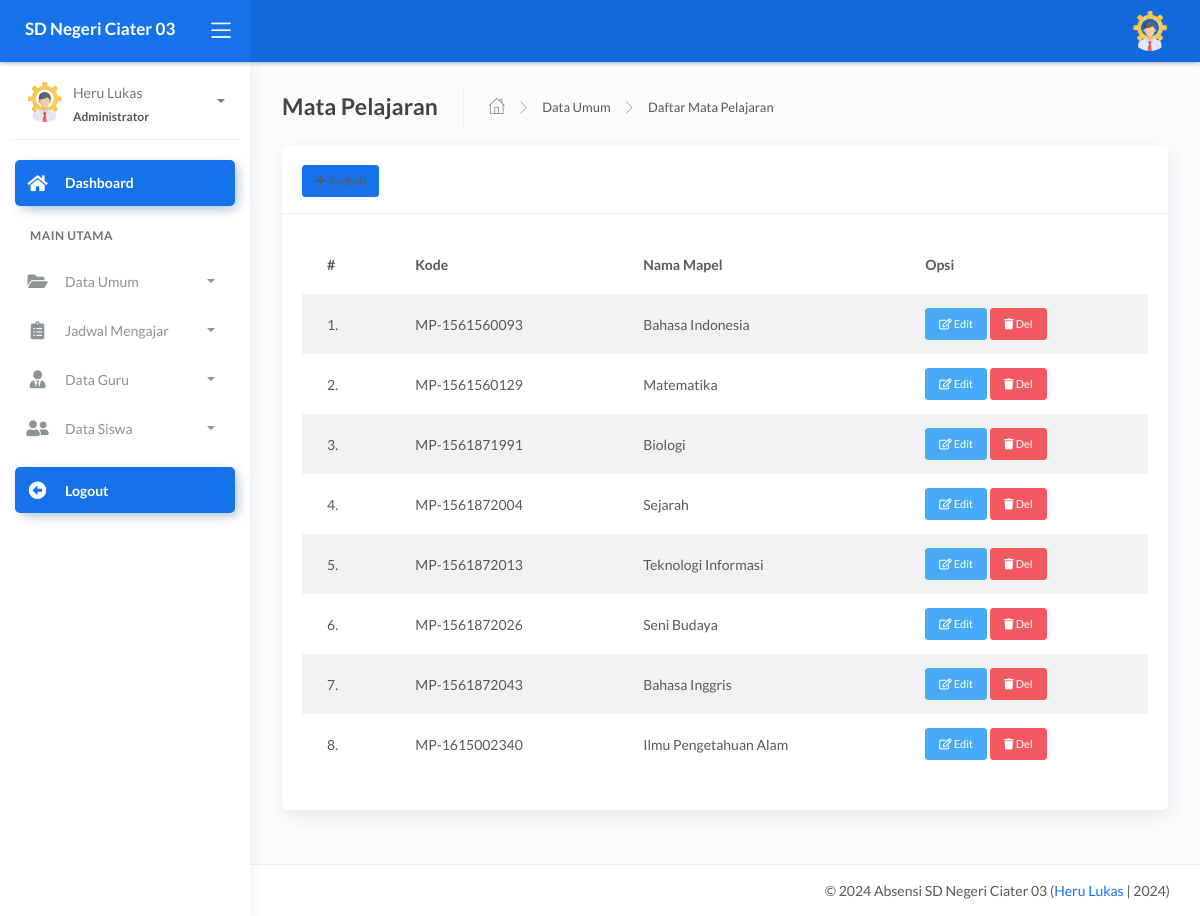
The page /admin/dashboard.php?page=master&act=mapel (signed in) on the database its author committed.
### tables this page shows
CREATE TABLE `tb_master_mapel` (
  `id_mapel` int(11) NOT NULL,
  `kode_mapel` varchar(40) NOT NULL,
  `mapel` varchar(60) NOT NULL
);

### admin/modul/master/mapel/data.php (the view, shortened to what this page needs)
<div class="page-inner">
          <div class="page-header">
            <h4 class="page-title">Mata Pelajaran</h4>
            <ul class="breadcrumbs">
              <li class="nav-home">
                <a href="#">
                  <i class="flaticon-home"></i>
                </a>
              </li>
              <li class="separator">
                <i class="flaticon-right-arrow"></i>
              </li>
              <li class="nav-item">
                <a href="#">Data Umum</a>
              </li>
              <li class="separator">
                <i class="flaticon-right-arrow"></i>
              </li>
              <li class="nav-item">
                <a href="#">Daftar Mata Pelajaran</a>
              </li>
            </ul>
          </div>
          <div class="row">
            <div class="col-md-12">
              <div class="card">
                <div class="card-header">
                  <div class="card-title">
                     <a href="" class="btn btn-primary btn-sm" data-toggle="modal" data-target="#myModal"><i class="fa fa-plus"></i> Tambah</a>
                  </div>
                </div>
                <div class="card-body">
                      <div class="table-responsive">
                 <table class="table table-hover table-striped">
                    <thead>
                        <tr>
                            <th>#</th>
                            <th>Kode</th>
                            <th>Nama Mapel</th>
                            <th>Opsi</th>
                        </tr>
                    </thead>
                    <tbody>
                        <?php
                        $no=1;
			$mapel = mysqli_query($con,"SELECT * FROM tb_master_mapel");
                        foreach ($mapel as $k) {?>
                        <tr>
                            <td><?=$no++;?>.</td>
                            <td><?=$k['kode_mapel'];?></td>
                            <td><?=$k['mapel'];?></td>
                            <td>
                            <a href="" class="btn btn-info btn-sm" data-toggle="modal" data-target="#edit<?=$k['id_mapel'] ?>"><i class="far fa-edit"></i> Edit</a>
                            <a class="btn btn-danger btn-sm" onclick="return confirm('Yakin Hapus Data ??')" href="?page=master&act=delmapel&id=<?=$k['id_mapel'] ?>"><i class="fas fa-trash"></i> Del</a>
                            </td>
                        </tr>
                    <?php } ?>
                    </tbody>
                </table>
</div>
</div>
</div>
</div>
</div>
</div>

### admin/dashboard.php (shortened to what this page needs)
<?php
 include '../config/db.php';
?> <script>
   <?php
$id_login = @$_SESSION['admin'];
$sql = mysqli_query($con,"SELECT * FROM tb_admin
 WHERE id_admin = '$id_login'") or die(mysqli_error($con));
$data = mysqli_fetch_array($sql);
?>
<!DOCTYPE html>
<html lang="en">
<head>
	<link rel="stylesheet" href="../assets/css/bootstrap.min.css">
	<link rel="stylesheet" href="../assets/css/atlantis.min.css">
	<link rel="stylesheet" href="../assets/css/demo.css">
</head>
<body>
	<div class="wrapper">
		<div class="main-header">
			<div class="logo-header" data-background-color="blue">
				<a href="dashboard.php" class="logo">
					<b class="text-white">SD Negeri Ciater 03</b>
				</a>
				<div class="nav-toggle">
					<button class="btn btn-toggle toggle-sidebar">
						<i class="icon-menu"></i>
					</button>
				</div>
			</div>
			<nav class="navbar navbar-header navbar-expand-lg" data-background-color="blue2">
				<div class="container-fluid">
					<ul class="navbar-nav topbar-nav ml-md-auto align-items-center">
						<li class="nav-item dropdown hidden-caret">
							<a class="dropdown-toggle profile-pic" data-toggle="dropdown" href="#" aria-expanded="false">
								<div class="avatar-sm">
									<img src="../assets/img/user/<?=$data['foto'] ?>" alt="..." class="avatar-img rounded-circle">
								</div>
							</a>
						</li>
					</ul>
				</div>
			</nav>
		</div>
		<div class="sidebar sidebar-style-2">
			<div class="sidebar-wrapper scrollbar scrollbar-inner">
				<div class="sidebar-content">
					<div class="user">
						<div class="avatar-sm float-left mr-2">
							<img src="../assets/img/user/<?=$data['foto'] ?>" alt="..." class="avatar-img rounded-circle">
						</div>
						<div class="info">
							<a data-toggle="collapse" href="#collapseExample" aria-expanded="true">
								<span>
									<?=$data['nama_lengkap'] ?>
									<span class="user-level">Administrator</span>
									<span class="caret"></span>
								</span>
							</a>
						</div>
					</div>
					<ul class="nav nav-primary">
						<li class="nav-item active">
							<a href="dashboard.php" class="collapsed">
								<i class="fas fa-home"></i>
								<p>Dashboard</p>
							</a>
						</li>
						<li class="nav-section">
							<h4 class="text-section">Main Utama</h4>
						</li>
						<li class="nav-item">
							<a data-toggle="collapse" href="#base">
								<i class="fas fa-folder-open"></i>
								<p>Data Umum</p>
								<span class="caret"></span>
							</a>
						</li>
						<li class="nav-item">
							<a data-toggle="collapse" href="#sidebarLayouts">
								<i class="fas fa-clipboard-list"></i>
								<p>Jadwal Mengajar</p>
								<span class="caret"></span>
							</a>
						</li>
						<li class="nav-item">
							<a data-toggle="collapse" href="#guru">
								<i class="fas fa-user-tie"></i>
								<p>Data Guru</p>
								<span class="caret"></span>
							</a>
						</li>
						<li class="nav-item">
							<a data-toggle="collapse" href="#siswa">
								<i class="fas fa-user-friends"></i>
								<p>Data Siswa</p>
								<span class="caret"></span>
							</a>
						</li>
						<li class="nav-item active mt-3">
							<a href="logout.php" class="collapsed">
								<i class="fas fa-arrow-alt-circle-left"></i>
								<p>Logout</p>
							</a>
						</li>
					</ul>
				</div>
			</div>
		</div>
		<div class="main-panel">
			<div class="content">
				<?php
				$page= @$_GET['page'];
				$act = @$_GET['act'];
				if ($page=='master') {
					if ($act=='kelas') {
					include 'modul/master/kelas/data_kelas.php';
					}elseif ($act=='delkelas') {
					include 'modul/master/kelas/del.php';
					}elseif ($act=='semester') {
					include 'modul/master/semester/data.php';
					}elseif ($act=='delsemester') {
					include 'modul/master/semester/del.php';
					}elseif ($act=='set_semester') {
						include 'modul/master/semester/set.php';
					}
					elseif ($act=='ta') {
					include 'modul/master/ta/data.php';
					}elseif ($act=='delta') {
					include 'modul/master/ta/del.php';
					}elseif($act=='set_ta'){
						include 'modul/master/ta/set.php';
				}elseif ($act=='mapel') {
					include 'modul/master/mapel/data.php';
					}elseif ($act=='delmapel') {
					include 'modul/master/mapel/del.php';
					}
				}elseif ($page=='walas') {
					if ($act=='') {
					 include 'modul/wakel/data.php';
					}
		}elseif ($page=='') {
			include 'modul/home.php';
		}else{
			echo "<b>Tidak ada Halaman</b>";
		}
				 ?>
			</div>
		<footer class="footer">
				<div class="container">
					<div class="copyright ml-auto">
						&copy; <?php echo date('Y');?> Absensi SD Negeri Ciater 03 (<a href="index.php">Heru Lukas </a> | 2024)
					</div>
				</div>
			</footer>
		</div>
	</div>
</body>
</html>

### rows shown on the page
tb_master_mapel: kode_mapel "MP-1561560093", mapel "Bahasa Indonesia"
tb_master_mapel: kode_mapel "MP-1561560129", mapel "Matematika"
tb_master_mapel: kode_mapel "MP-1561871991", mapel "Biologi"
tb_master_mapel: kode_mapel "MP-1561872004", mapel "Sejarah"
tb_master_mapel: kode_mapel "MP-1561872013", mapel "Teknologi Informasi"
tb_master_mapel: kode_mapel "MP-1561872026", mapel "Seni Budaya"
tb_master_mapel: kode_mapel "MP-1561872043", mapel "Bahasa Inggris"
tb_master_mapel: kode_mapel "MP-1615002340", mapel "Ilmu Pengetahuan Alam"

### other values the page prints
$data['nama_lengkap'] "Heru Lukas"
